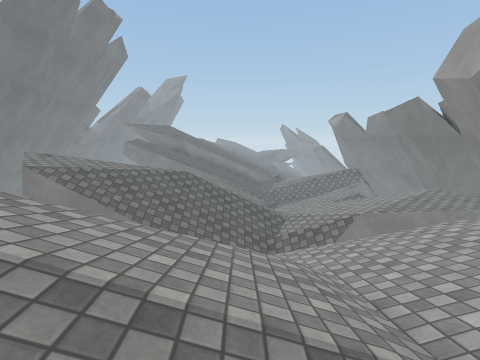
view 1 (above)

17 first-person views from a walk through a Unity game level. The camera is 1.3 m above the floor, tilts 8° down and sees 80° across. The floor is counted in squares, 1 m on a side. Each view is taken from the middle of a square. On the plan, view 1 faces up. The plan holds only what a view shows up to about 13 squares ahead; the rest is blank. The place goes on beyond the plan. The player character is not drawn. Some surface patterns are stand-ins.

view 2
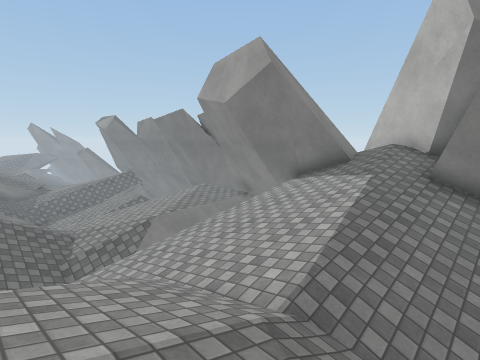

view 3
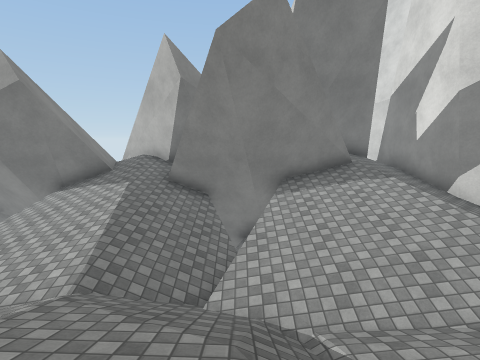

view 4
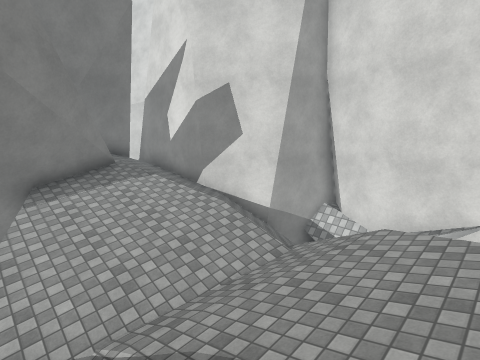

view 5
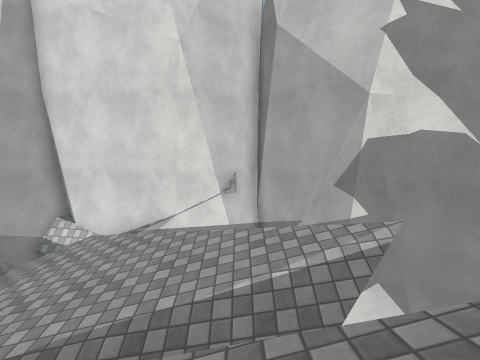

view 6
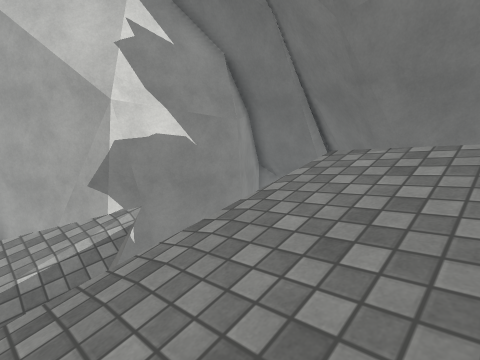

view 7
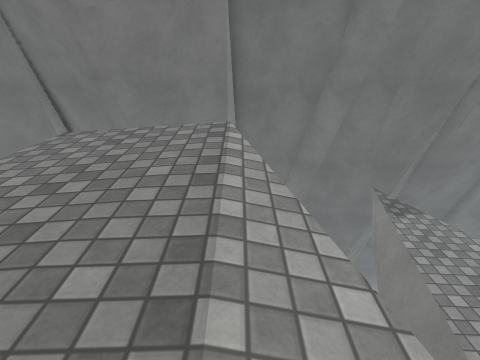

view 8
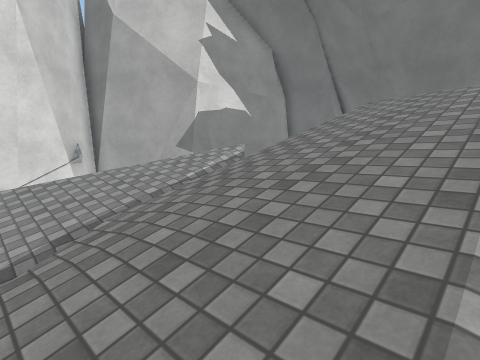

view 9
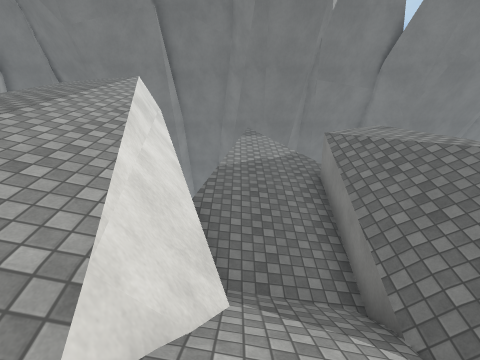

view 10
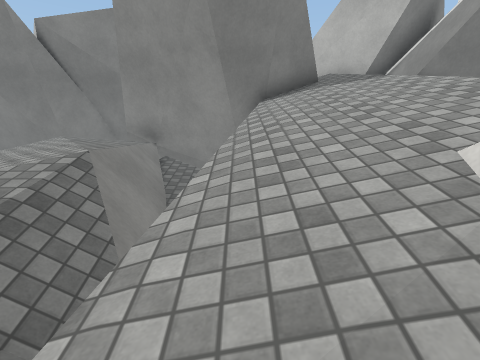

view 11
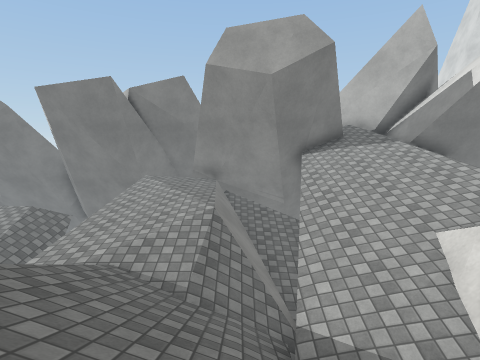

view 12
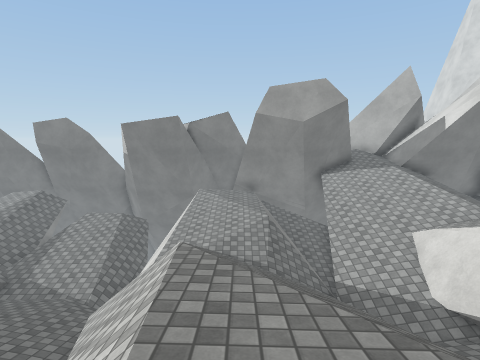

view 13
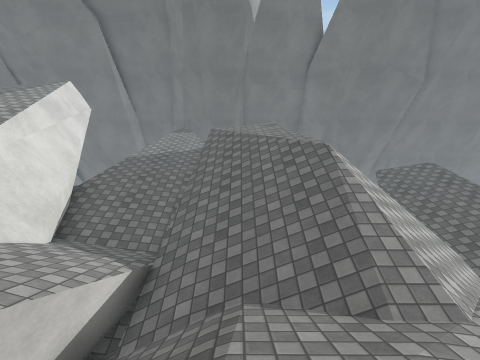

view 14
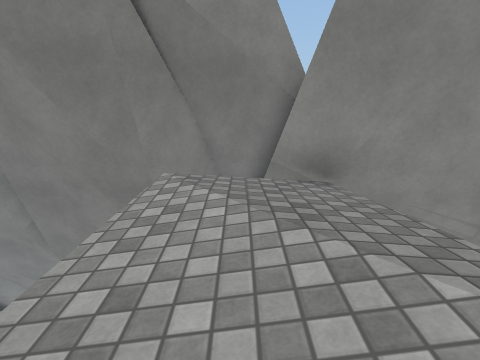

view 15
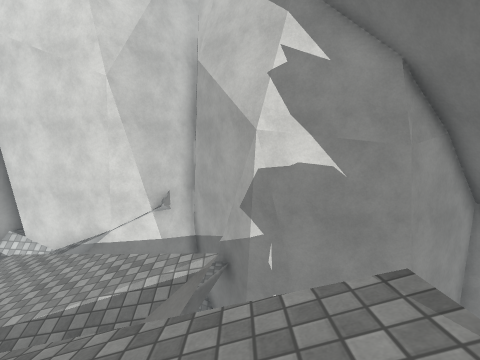

view 16
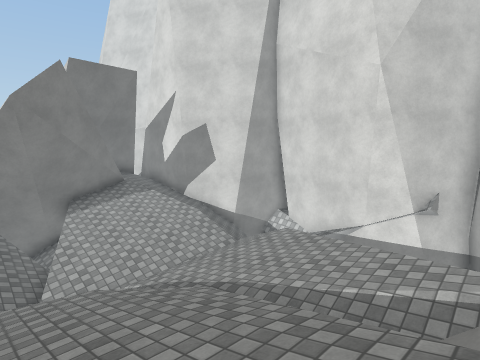

view 17
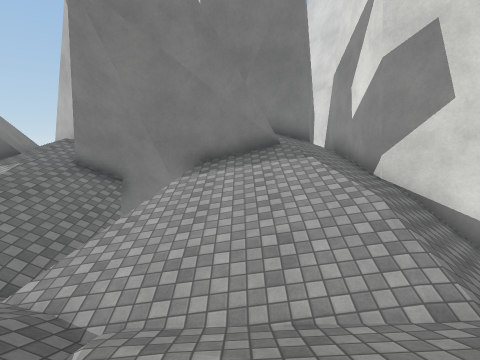

### Floor plan
Key: @ floor where view 1 was taken; # wall or solid block; . main floor; - floor 0.25 m lower than the main floor; : floor 0.5 m higher than the main floor; _ floor 0.75 m lower than the main floor; + floor 1.25 m higher than the main floor; < floor 1.25 m lower than the main floor; * floor 1.75 m higher than the main floor; % floor 2 m higher than the main floor; / step, stairs or slope; = window, fence, low wall or low ledge; v drop or lower ground.
Columns run from 15 left of view 1 to 12 right of it. Each row starts with its distance up from view 1.
 17         vvvvvvvvvvvvvvvv v#
 16        vvvvvvvvvvvvvvvvv v#
 15              vvv  vv     ##
 14            vv////<__vvvv v##
 13           v//////__---..:vv#
 12         ////+////_---..::vv#
 11        /%**////////-....####
 10        v%*//////////...v##
  9       v/ //////////vvvvv#
  8     v//////////==vvvvvvv#
  7   v/////////////////vvv##
  6   vv///////////////////####
  5     vvvvv //###==//////##=#
  4         vv###/////////////#
  3       vvvv///////////////##
  2       v/////////////////##
  1 #     ////////////////####
  0 #v    /////////@//////##
 -1 ##    ///////////:/=vvv#
 -2 ##v    vvv==/////////v##
 -3 ##v     vv////////////##
 -4 vv      //////////////##
 -5         ///////////////###
 -6           //////:////////#
 -7  v##v       /////////////##
 -8 #######vv        ////######
 -9       ##:        ///##
-10        ##          ##
-11         #v######  ##
-12         ###    ####

Where each view was taken, in squares from view 1:
view 1: 0 up, 0 right, facing up
view 2: 0 up, 1 left, facing up-right
view 3: 1 down, 3 left, facing right
view 4: 1 down, 3 left, facing down-right
view 5: 0 up, 5 left, facing down
view 6: 1 up, 5 left, facing down-left
view 7: 2 up, 4 left, facing left
view 8: 2 up, 1 left, facing down-left
view 9: 6 up, 3 right, facing left
view 10: 7 up, 1 left, facing right
view 11: 9 up, 4 left, facing right
view 12: 11 up, 8 left, facing right
view 13: 10 up, 5 right, facing left
view 14: 12 up, 4 right, facing right
view 15: 1 up, 8 left, facing down
view 16: 1 up, 7 left, facing down-right
view 17: 4 down, 2 left, facing right
